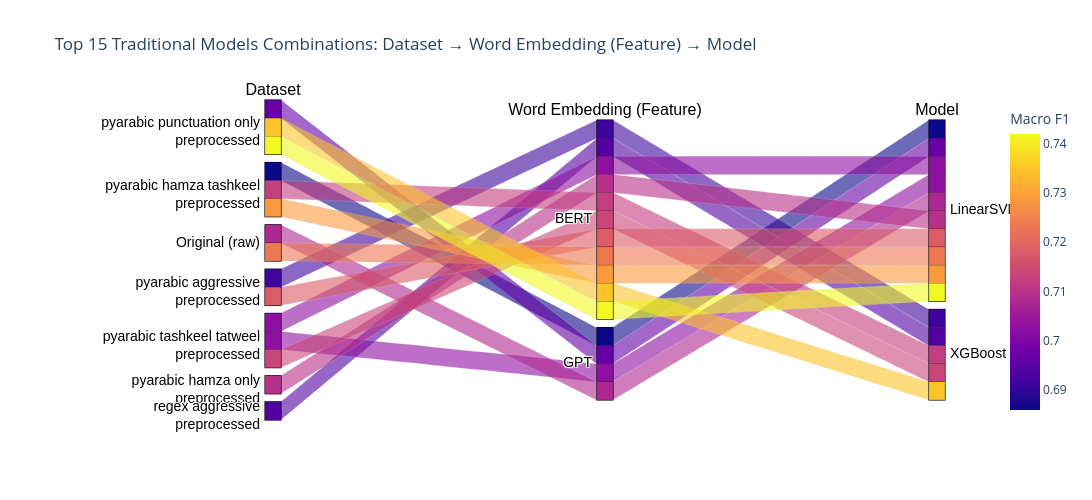

Write notebook code for a chart like this one.
### Code cell
import plotly.express as px

top_paths_df = results_df.sort_values('Macro F1', ascending=False).rename(columns={'Feature': 'Word Embedding (Feature)'}).head(15)
top_paths_df['Dataset'] = top_paths_df['Dataset'].str.replace(" preprocessed", "<br>preprocessed")

fig = px.parallel_categories(
    top_paths_df,
    dimensions=['Dataset', 'Word Embedding (Feature)', 'Model'],
    color='Macro F1',
    color_continuous_scale=px.colors.sequential.Plasma,
    title="Top 15 Traditional Models Combinations: Dataset → Word Embedding (Feature) → Model"
)

# Added margin=dict(l=250, r=50) to give the text space on the left side
fig.update_layout(
    height=500,
    width=1200,
    margin=dict(l=225) 
)
# Make the column headers (labels) and the category names (ticks) bold
fig.update_traces(
    labelfont=dict(size=16, color="black", family="Arial"),
    tickfont=dict(size=14, color="black", family="Arial")
)
fig.write_image(
    "classification plots/Top 15 Traditional Models Combinations.png", 
    width=1200, 
    height=600, 
    scale=3
)
fig.show()

### Figure 1 — Plotly figure (JSON) as saved in the notebook; plotly's stock layout.template omitted (floating-point values rounded to 4 significant figures)
{"data": [{"dimensions": [{"label": "Dataset", "values": ["pyarabic punctuation only<br>preprocessed", "pyarabic punctuation only<br>preprocessed", "pyarabic hamza tashkeel<br>preprocessed", "Original (raw)", "pyarabic aggressive<br>preprocessed", "pyarabic tashkeel tatweel<br>preprocessed", "pyarabic hamza tashkeel<br>preprocessed", "pyarabic hamza only<br>preprocessed", "Original (raw)", "pyarabic tashkeel tatweel<br>preprocessed", "pyarabic tashkeel tatweel<br>preprocessed", "pyarabic punctuation only<br>preprocessed", "regex aggressive<br>preprocessed", "pyarabic aggressive<br>preprocessed", "pyarabic hamza tashkeel<br>preprocessed"]}, {"label": "Word Embedding (Feature)", "values": ["BERT", "BERT", "BERT", "BERT", "BERT", "BERT", "BERT", "BERT", "GPT", "GPT", "BERT", "GPT", "BERT", "BERT", "GPT"]}, {"label": "Model", "values": ["LinearSVM", "XGBoost", "LinearSVM", "LinearSVM", "LinearSVM", "XGBoost", "XGBoost", "LinearSVM", "LinearSVM", "LinearSVM", "LinearSVM", "LinearSVM", "XGBoost", "XGBoost", "LinearSVM"]}], "domain": {"x": [0, 1], "y": [0, 1]}, "labelfont": {"color": "black", "family": "Arial", "size": 16}, "line": {"color": [0.7419, 0.7348, 0.7285, 0.7233, 0.718, 0.7137, 0.7123, 0.7097, 0.7079, 0.7027, 0.7025, 0.6969, 0.6937, 0.6913, 0.6859], "coloraxis": "coloraxis"}, "name": "", "tickfont": {"color": "black", "family": "Arial", "size": 14}, "type": "parcats"}], "layout": {"coloraxis": {"autocolorscale": false, "colorbar": {"title": {"text": "Macro F1"}}, "colorscale": [[0, "#0d0887"], [0.1111, "#46039f"], [0.2222, "#7201a8"], [0.3333, "#9c179e"], [0.4444, "#bd3786"], [0.5556, "#d8576b"], [0.6667, "#ed7953"], [0.7778, "#fb9f3a"], [0.8889, "#fdca26"], [1, "#f0f921"]]}, "height": 500, "legend": {"tracegroupgap": 0}, "margin": {"l": 225}, "title": {"text": "Top 15 Traditional Models Combinations: Dataset → Word Embedding (Feature) → Model"}, "width": 1200}}
